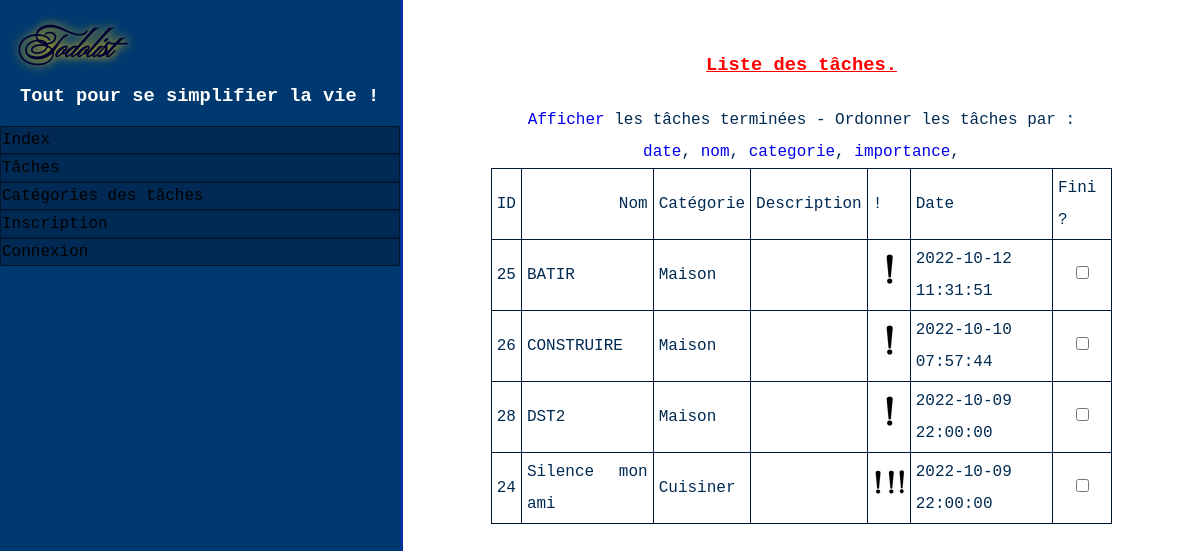
Screenshot of /?aff_complete=0 with the database file from the repository.
### tables this page shows
CREATE TABLE `taches` (
  `id` int(11) NOT NULL,
  `id_categorie` int(11) NOT NULL,
  `nom_tache` varchar(200) NOT NULL,
  `description` text NOT NULL,
  `date` timestamp NOT NULL DEFAULT current_timestamp() ON UPDATE current_timestamp(),
  `rappel` timestamp NULL DEFAULT NULL,
  `importance` tinyint(4) NOT NULL,
  `complete` tinyint(1) NOT NULL DEFAULT 0
);

CREATE TABLE `categories` (
  `id` int(11) NOT NULL,
  `categorie` varchar(100) NOT NULL
);

### includes/php/include_index.php (the view, shortened to what this page needs)
<?php
$a_completes = false;
$where_complete = '';
if($a_completes)
{
	$get_complete = 0;
	$str_complete = 'Masquer';
	$sql_complete = '';
	nouv_cookie('aff_complete', 1);
}
else
{
	$where_complete = 'complete != 1';
}
function taches_date($pdo)
{
	global $where_complete;
	$sql_exec = [];
	$where = '';
	$key_order = 'nom';
	if(isset($_GET['categorie']))
	{
		if(is_numeric($_GET['categorie']))
		{
			$where = 'WHERE taches.id_categorie = ?';
			if($where_complete != '')
			{
				$where .= ' AND ' . $where_complete;
			}
			$sql_exec[] = $_GET['categorie'];
		}
	}
	elseif($where_complete != '')
	{
		$where = 'WHERE ' . $where_complete;
	}
	$order_by = ORDER_ARRAY[$key_order];
	$sql_q = 'SELECT taches.*, DATE_FORMAT(taches.date,"%d/%m/%Y") AS `french_date`,'
	. ' categories.categorie FROM taches'
	. ' LEFT JOIN categories'
	. ' ON categories.id = taches.id_categorie'
	. ' ' . $where
	. ' GROUP BY taches.id '
	. ' ORDER BY ' . $order_by . ' ' . $_COOKIE['ASC'];
    $sth = $pdo->prepare($sql_q);
	$sth->execute($sql_exec);
	$taches = $sth->fetchAll();
    $desc_taches = '';
	foreach ($taches as $row) {
		$class_s = "";
		$desc_taches .= '<tr>' . PHP_EOL
		. '<td>' . $row['id'].'</td>' . PHP_EOL
		. '<td id="titre_tache' . $row['id'].'" ' . $class_s . '>' . htmlentities($row['nom_tache']).  '</td>'
		. PHP_EOL . '<td>' .htmlentities($row['categorie']) . '</td>' . PHP_EOL
		. '<td class="description">' . htmlentities($row['description']) . '</td>' . PHP_EOL
		. '<td class="importance">';
		for($i=1;$i<=3;$i++)
		{
			if(($i == 1 and !in_array($row['importance'], range(1,3))) or $i == $row['importance'])
			{
				$desc_taches .= '<img src="img/im' . str_repeat("p", $i) . '.png" alt="' . str_repeat('très', $i-1) . ' important"/>';
			}
		}
		$ck_termine = '';
		$desc_taches .= '</td>' . PHP_EOL
		. '<td>' . $row['date'] . '</td>' . PHP_EOL
		. '<td class="termine_tache"><input type="checkbox" id="termine'
		. strval($row['id']) . '" onclick="BarrerTexte(' . $row['id']. ')"'
		. $ck_termine . '/></td>' . PHP_EOL
		. '</tr>' . PHP_EOL ;
	}
    return $desc_taches;
}
?>

### www/css/design.css (style rules this page uses)
html, body { height: 100%; margin: 0; }
header { padding: 0; margin: 0; }
table, tr, td { border: 1px solid #00182F; color: #002A52; border-collapse: collapse; }
tr, td { padding: 3px 5px 3px 5px; }
a { text-decoration: none; }
.importance { text-align: center; margin: 2px 5px 2px 5px; }
.termine_tache { text-align: center; }
.page { padding: 0; margin: 0; display: flex; flex-direction: row; min-height: 100%; }
.page > div.menu { background-color: #00396F; width: 400px; color: white; }
h1 { color: #000033; text-shadow: #FC0 1px 0 10px; font-family: 'balletregular', "Lucida Console", "Courier New", monospace; padding: 10px 20px 0px 20px; }
.menu h3 { color: white; font-family: 'martelheavy', "Lucida Console", "Courier New", monospace; padding: 0px 20px; }
#menu { width: 100%; overflow: auto; }
ul { margin: 0; padding: 0; white-space: nowrap; }
ul li { color: #4E759B; background-color: #002A53; margin: 0; padding: 0; width: calc(100%-7px); }
ul > li > a { font-family: 'martelheavy', "Lucida Console", "Courier New", monospace; color: #000204; background-color: #002A53; border: 1px solid #00182F; text-decoration: none; display: inline-block; box-sizing: border-box; width: 100%; margin: 0; padding: 4px 1px; }
.texte { width: calc(100%-5px); flex: 1; display: block; padding: 0px 5px; color: #002A53; border-left: 3px solid #003399; padding: 10px; background-color: #FFFFFF; text-align: justify; font-family: 'martelheavy', "Lucida Console", "Courier New", monospace; color: #000033; line-height: 2; }

### rows the page displays
taches: id "25", nom_tache "BATIR", id_categorie.categorie "Maison", date "2022-10-12 11:31:51"
taches: id "26", nom_tache "CONSTRUIRE", id_categorie.categorie "Maison", date "2022-10-10 07:57:44"
taches: id "28", nom_tache "DST2", id_categorie.categorie "Maison", date "2022-10-09 22:00:00"
taches: id "24", nom_tache "Silence mon ami", id_categorie.categorie "Cuisiner", date "2022-10-09 22:00:00"

### other values shown
$str_complete "Afficher"
$cle "date"
$cle "nom"
$cle "categorie"
$cle "importance"
